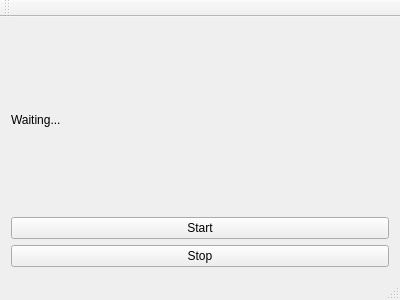
<?xml version="1.0" encoding="UTF-8"?>
<ui version="4.0">
 <class>MainWindow</class>
 <widget class="QMainWindow" name="MainWindow">
  <property name="geometry">
   <rect>
    <x>0</x>
    <y>0</y>
    <width>400</width>
    <height>300</height>
   </rect>
  </property>
  <property name="windowTitle">
   <string>MainWindow</string>
  </property>
  <widget class="QWidget" name="centralWidget">
   <layout class="QVBoxLayout" name="verticalLayout">
    <item>
     <widget class="QLabel" name="label">
      <property name="text">
       <string>Waiting...</string>
      </property>
     </widget>
    </item>
    <item>
     <widget class="QPushButton" name="pushButton">
      <property name="text">
       <string>Start</string>
      </property>
     </widget>
    </item>
    <item>
     <widget class="QPushButton" name="pushButton_2">
      <property name="text">
       <string>Stop</string>
      </property>
     </widget>
    </item>
   </layout>
  </widget>
  <widget class="QMenuBar" name="menuBar">
   <property name="geometry">
    <rect>
     <x>0</x>
     <y>0</y>
     <width>400</width>
     <height>21</height>
    </rect>
   </property>
  </widget>
  <widget class="QToolBar" name="mainToolBar">
   <attribute name="toolBarArea">
    <enum>TopToolBarArea</enum>
   </attribute>
   <attribute name="toolBarBreak">
    <bool>false</bool>
   </attribute>
  </widget>
  <widget class="QStatusBar" name="statusBar"/>
 </widget>
 <layoutdefault spacing="6" margin="11"/>
 <resources/>
 <connections/>
</ui>
